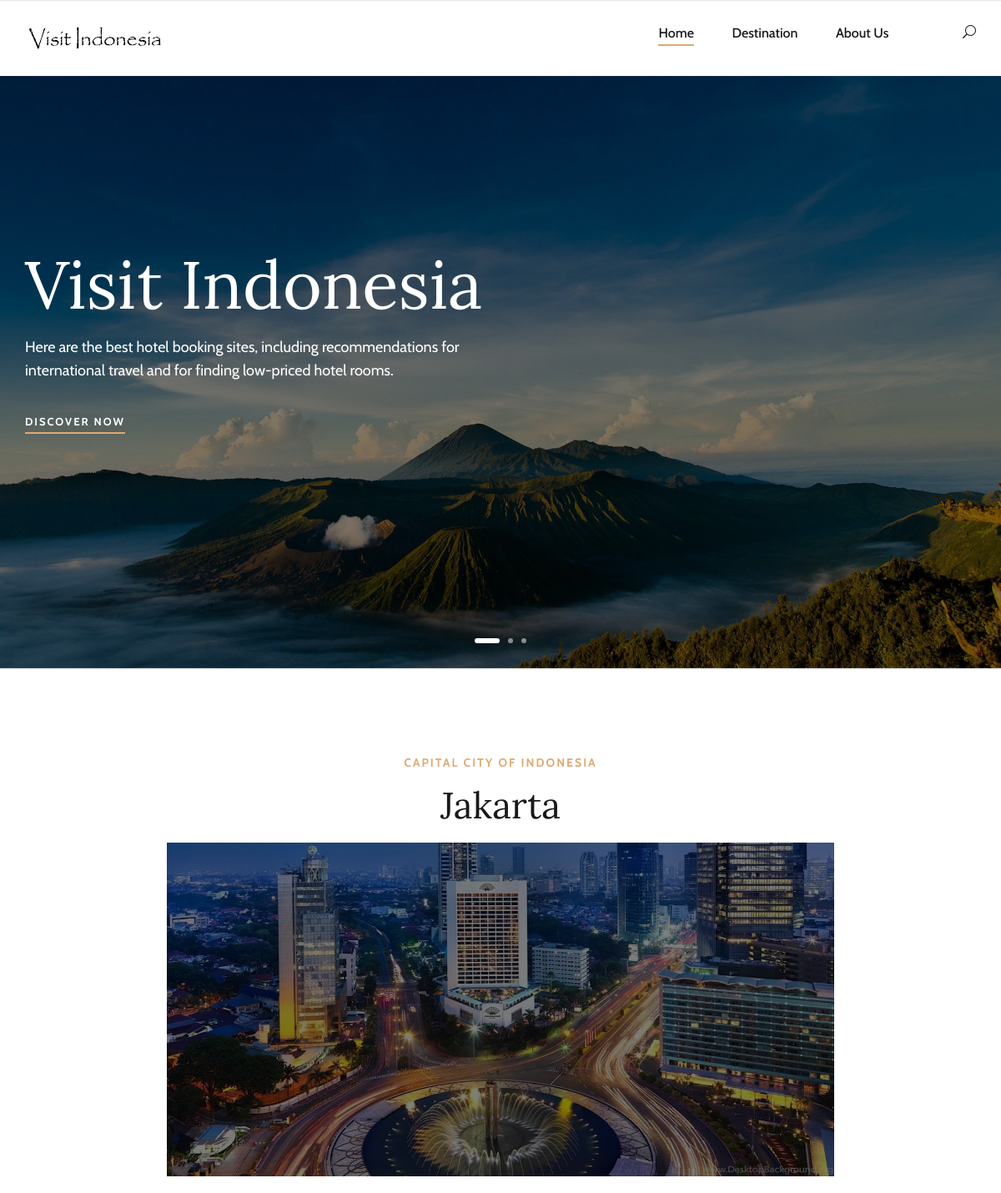
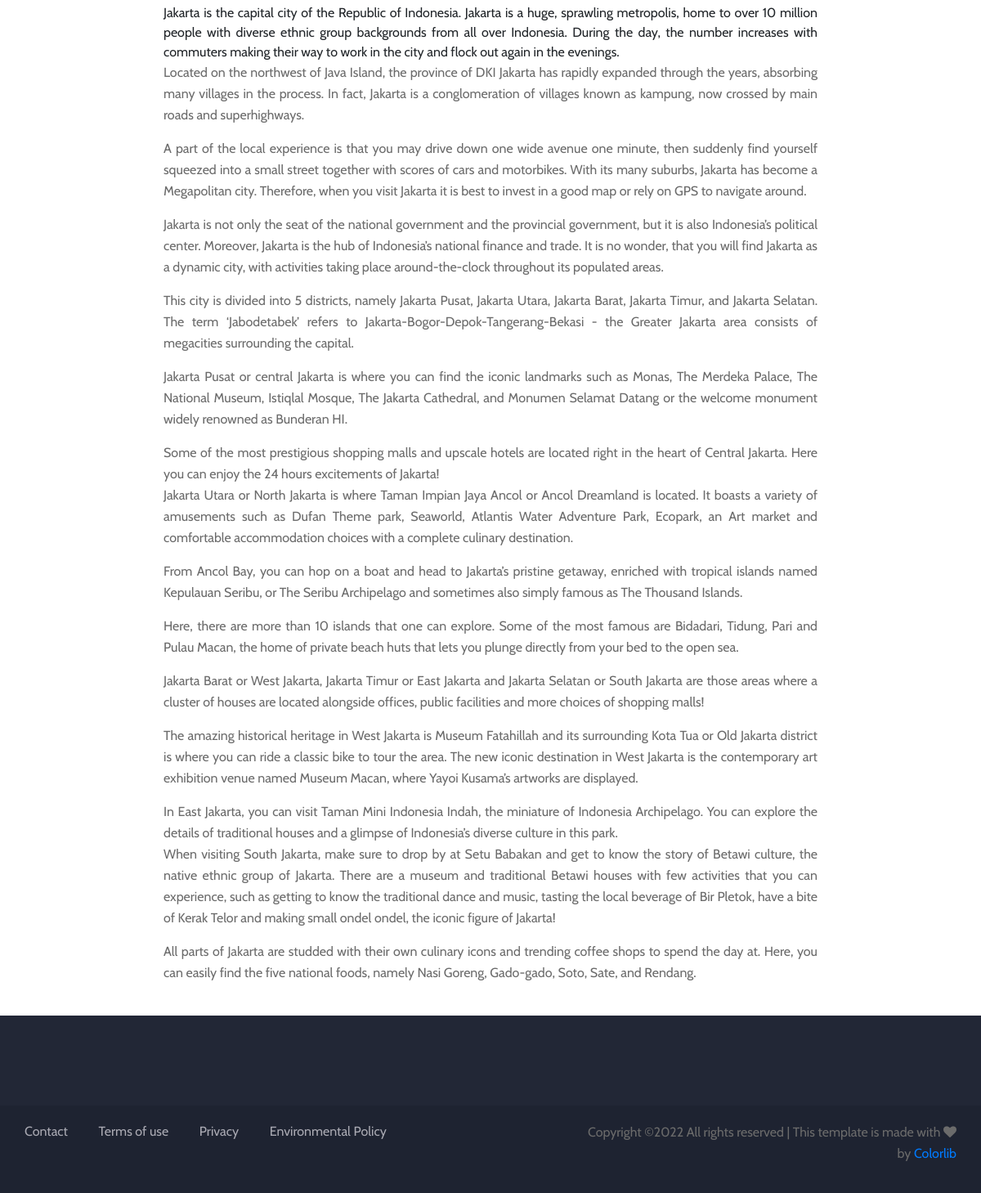
Screenshot of /article.php?id=1 with the database file from the repository (2 pictures, top to bottom).
### tables this page shows
CREATE TABLE `destination` (
  `id` int(11) NOT NULL,
  `name` varchar(20) NOT NULL,
  `subname` varchar(100) NOT NULL,
  `url` varchar(100) NOT NULL
);

CREATE TABLE `article` (
  `id` int(11) NOT NULL,
  `judul` varchar(100) NOT NULL,
  `isi` text NOT NULL
);

### article.php (the view, shortened to what this page needs)
<!DOCTYPE html>
<html lang="zxx">
<head>
    <link rel="stylesheet" href="css/bootstrap.min.css" type="text/css">
    <link rel="stylesheet" href="css/font-awesome.min.css" type="text/css">
    <link rel="stylesheet" href="css/elegant-icons.css" type="text/css">
    <link rel="stylesheet" href="css/flaticon.css" type="text/css">
    <link rel="stylesheet" href="css/owl.carousel.min.css" type="text/css">
    <link rel="stylesheet" href="css/nice-select.css" type="text/css">
    <link rel="stylesheet" href="css/jquery-ui.min.css" type="text/css">
    <link rel="stylesheet" href="css/magnific-popup.css" type="text/css">
    <link rel="stylesheet" href="css/slicknav.min.css" type="text/css">
    <link rel="stylesheet" href="css/style.css" type="text/css">
</head>
<body>
    <header class="header-section">
        <div class="menu-item">
            <div class="container">
                <div class="row">
                    <div class="col-lg-2">
                        <div class="logo">
                            <a href="./index.html">
                                <img src="img/logo.jpg" alt="">
                            </a>
                        </div>
                    </div>
                    <div class="col-lg-10">
                        <div class="nav-menu">
                            <nav class="mainmenu">
                                <ul>
                                    <li class="active"><a href="./index.php">Home</a></li>
                                    <li><a href="./rooms.php">Destination</a></li>
                                    <li><a href="./about-us.php">About Us</a></li>
                                </ul>
                            </nav>
                            <div class="nav-right search-switch">
                                <i class="icon_search"></i>
                            </div>
                        </div>
                    </div>
                </div>
            </div>
        </div>
    </header>
    <section class="hero-section">
        <div class="container">
            <div class="row">
                <div class="col-lg-6">
                    <div class="hero-text">
                        <h1>Visit Indonesia</h1>
                        <p>Here are the best hotel booking sites, including recommendations for international
                            travel and for finding low-priced hotel rooms.</p>
                        <a href="#" class="primary-btn">Discover Now</a>
                    </div>
                </div>
                <div style="height:550px;" class="col-xl-4 col-lg-5 offset-xl-2 offset-lg-1">
                </div>
                </div>
            </div>
        <div class="hero-slider owl-carousel">
            <div class="hs-item set-bg" data-setbg="img/hero/1.jpg"></div>
        </div>
    </section>
    <?php
    include 'koneksi.php';
    $id = $_GET['id'];
    $query = mysqli_query($koneksi,"SELECT * from article where id=$id");
    $row = mysqli_fetch_assoc($query);
    ?>
    <section class="services-section spad">
            <div class="row">
                <div class="col-lg-12">
                    <div class="section-title">
                        <?php
                        $query1 = mysqli_query($koneksi, "SELECT * from destination where id=$id");
                        $row1 = mysqli_fetch_assoc($query1);
                        ?>
                        <span><?php echo $row1['subname'];?></span>
                        <h2><?php echo $row['judul'];?></h2>
                    </div>
                </div>
            </div>
    </section>
    <section class="hp-room-section" style="margin-top:-80px;">
        <div class="container-fluid" >
          <center><img src="<?php echo $row1['url'];?>" width="800px" height="400px">
            <div style="width:800px;text-align:justify; height:auto;"><br>
              <?php echo $row['isi'];?>
            </center>
            </div>
    </section>
<br>
    <footer class="footer-section">
        <div class="container">
            <div class="footer-text">
            </div>
        </div>
        <div class="copyright-option">
            <div class="container">
                <div class="row">
                    <div class="col-lg-7">
                        <ul>
                            <li><a href="#">Contact</a></li>
                            <li><a href="#">Terms of use</a></li>
                            <li><a href="#">Privacy</a></li>
                            <li><a href="#">Environmental Policy</a></li>
                        </ul>
                    </div>
                    <div class="col-lg-5">
                        <div class="co-text"><p>
  Copyright &copy;<script>document.write(new Date().getFullYear());</script> All rights reserved | This template is made with <i class="fa fa-heart" aria-hidden="true"></i> by <a href="https://colorlib.com" target="_blank">Colorlib</a>
  </p></div>
                    </div>
                </div>
            </div>
        </div>
    </footer>
</body>
</html>

### css/style.css (style rules this page uses)
html, body { height: 100%; font-family: "Cabin", sans-serif; -webkit-font-smoothing: antialiased; font-smoothing: antialiased; }
h1, h2, h3, h4, h5, h6 { margin: 0; color: #111111; font-weight: 400; font-family: "Lora", serif; }
h1 { font-size: 70px; }
h2 { font-size: 36px; }
p { font-size: 16px; font-family: "Cabin", sans-serif; color: #6b6b6b; font-weight: 400; line-height: 26px; margin: 0 0 15px 0; }
img { max-width: 100%; }
ul, ol { padding: 0; margin: 0; }
.section-title { text-align: center; margin-bottom: 22px; }
.section-title span { font-size: 14px; color: #dfa974; font-weight: 700; text-transform: uppercase; letter-spacing: 2px; }
.section-title h2 { font-size: 44px; color: #19191a; line-height: 58px; margin-top: 10px; }
.set-bg { background-repeat: no-repeat; background-size: cover; background-position: top center; }
.spad { padding-top: 100px; padding-bottom: 100px; }
.primary-btn { display: inline-block; font-size: 13px; color: #ffffff; text-transform: uppercase; letter-spacing: 2px; font-weight: 700; position: relative; }
.primary-btn:after { position: absolute; left: 0; bottom: -5px; width: 100%; height: 2px; background: #dfa974; content: ""; }
.menu-item { position: relative; z-index: 9; }
.menu-item .logo { padding: 25px 0; }
.menu-item .logo a { display: inline-block; }
.menu-item .nav-menu { text-align: right; }
.menu-item .nav-menu .mainmenu { display: inline-block; }
.menu-item .nav-menu .mainmenu li { list-style: none; display: inline-block; position: relative; z-index: 1; }
.menu-item .nav-menu .mainmenu li.active a:after { opacity: 1; }
.menu-item .nav-menu .mainmenu li a { font-size: 16px; color: #19191a; margin-right: 42px; font-weight: 500; display: inline-block; padding: 27px 0; position: relative; -webkit-transition: all 0.3s; -o-transition: all 0.3s; transition: all 0.3s; }
.menu-item .nav-menu .mainmenu li a:after { position: absolute; left: 0; top: 52px; width: 100%; height: 2px; background: #dfa974; content: ""; opacity: 0; -webkit-transition: all 0.3s; -o-transition: all 0.3s; transition: all 0.3s; }
.menu-item .nav-menu .nav-right { display: inline-block; margin-left: 43px; padding: 27px 0px; }
.menu-item .nav-menu .nav-right i { font-size: 16px; color: #19191a; cursor: pointer; }
.hero-section { position: relative; padding-top: 60px; padding-bottom: 100px; }
.hero-section .container { position: relative; z-index: 5; }
.hero-text { padding-top: 145px; }
.hero-text h1 { font-size: 80px; line-height: 90px; color: #ffffff; margin-bottom: 16px; }
.hero-text p { font-size: 18px; color: #ffffff; line-height: 28px; margin-bottom: 35px; }
.hero-slider { position: absolute; width: 100%; height: 100%; left: 0; top: 0; }
.hero-slider .owl-stage-outer, .hero-slider .owl-stage, .hero-slider .owl-item, .hero-slider .hs-item { height: 100%; }
.services-section { padding-bottom: 60px; border-top: 1px solid #e5e5e5; }
.services-section .section-title { margin-bottom: 36px; }
.footer-section { background: #222736; }
.footer-section .footer-text { padding: 80px 0 30px; }
.footer-section .copyright-option { background: rgba(16, 20, 31, 0.2); padding: 20px 0; }
.footer-section .copyright-option ul li { list-style: none; display: inline-block; margin-right: 34px; }
.footer-section .copyright-option ul li:last-child { margin-right: 0; }
.footer-section .copyright-option ul li a { font-size: 16px; color: #aaaab3; }
.footer-section .copyright-option .co-text { font-size: 16px; color: #707079; text-align: right; }
@media only screen and (min-width: 1200px) { .container { max-width: 1170px; } }

### rows the page displays
destination: subname "CAPITAL CITY OF INDONESIA", url (picture)
article: judul "Jakarta", isi "Jakarta is the capital city of the Republic of Indonesia. Jakarta is a huge, sprawling metropolis, home to over 10 million people with diverse ethnic group backgrounds from all over Indonesia. During the day, the number increases with commuters making their way to work in the city and flock out again in the evenings. Located on the northwest of Java Island, the province of DKI Jakarta has rapidly expanded through the years, absorbing many villages in the process. In fact, Jakarta is a conglomeration of villages known as kampung, now crossed by main roads and superhighways. A part of the local experience is that you may drive down one wide avenue one minute, then suddenly find yourself…"
